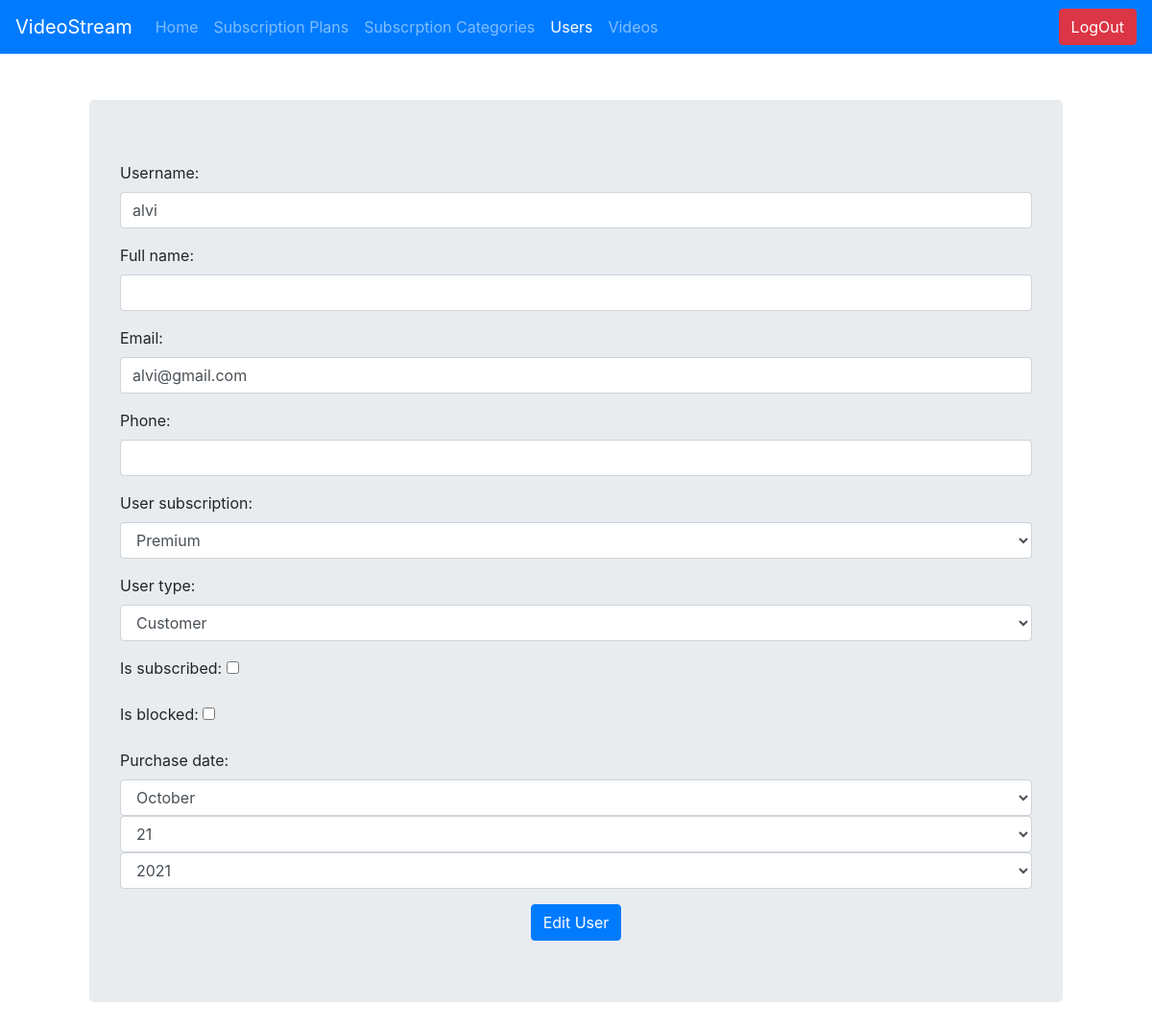
The app's page /video_stream_admin/user/edit__1/ (signed in), older data.
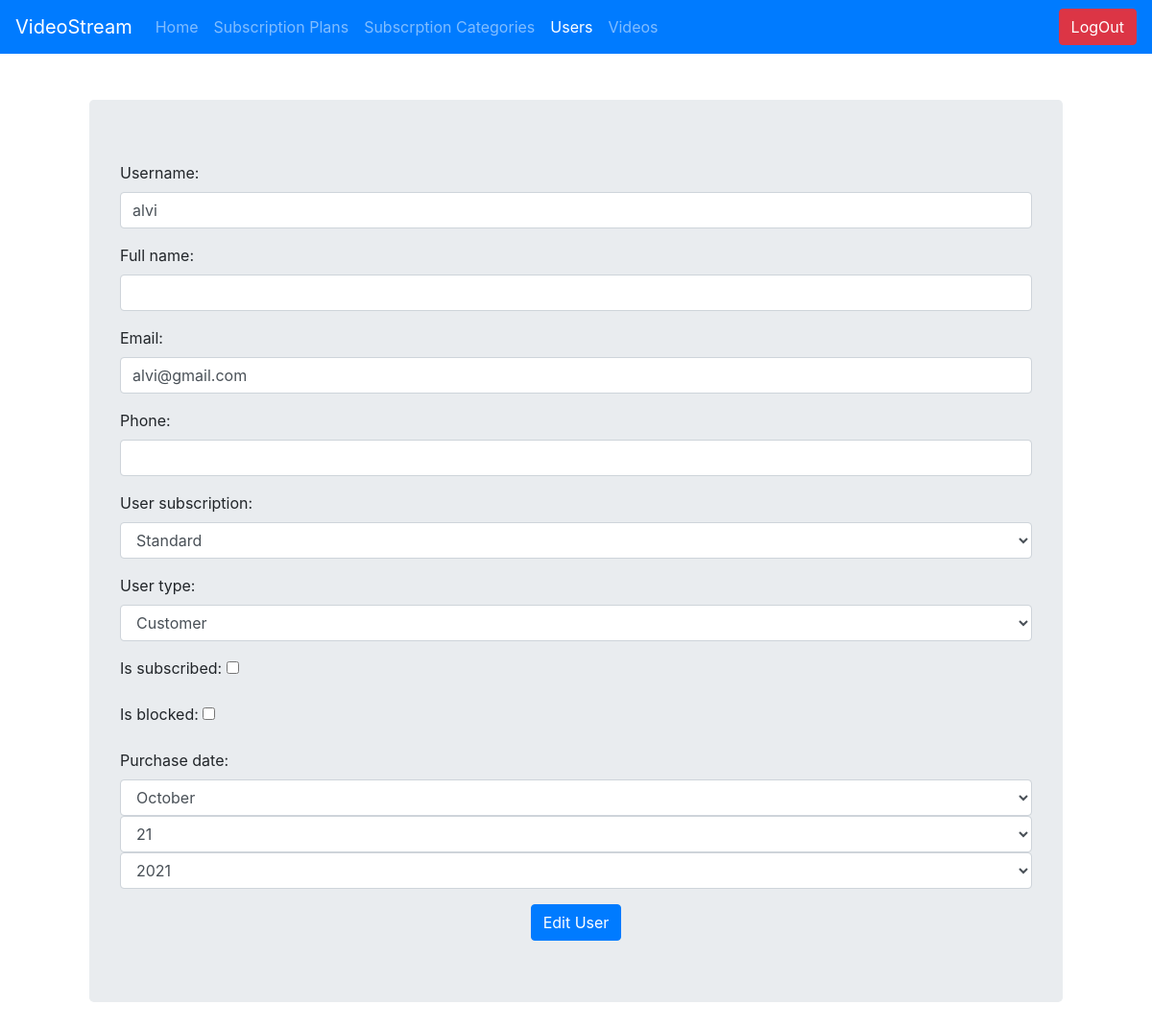
The same page, newer data.
### video_stream_app/models.py (models this page shows, shortened)
class User(AbstractUser):
    TYPE_CHOICES = [
        ('AD', 'Admin'), ('CU', 'Customer')
    ]
    id = models.AutoField(primary_key=True)
    username = models.CharField(
        max_length=255, blank=False, null=False, unique=True)
    full_name = models.CharField(max_length=255, blank=True, null=True)
    password = models.CharField(max_length=255, blank=False, null=False)
    email = models.CharField(max_length=255, blank=False, null=False)
    phone = models.CharField(max_length=15, null=True, blank=True)
    user_subscription = models.ForeignKey(Subscription, on_delete=models.SET_NULL,
                                          blank=True, null=True, related_name="subscription")
    user_type = models.CharField(
        choices=TYPE_CHOICES, max_length=50, blank=True, default="CU")
    is_subscribed = models.BooleanField(default=False)
    is_blocked = models.BooleanField(default=False)
    purchase_date = models.DateTimeField(blank=True, null=True)
    created_at = models.DateTimeField(auto_now_add=True)
    updated_at = models.DateField(auto_now=True)
    __prev_subscription = None
    def __init__(self, *args, **kwargs):
        super().__init__(*args, **kwargs)
        self.__prev_subscription = self.user_subscription

### video_stream_app/views.py (the view, shortened to what this page needs)
@login_required(login_url='/video_stream_admin/')
def user_operations(request, ops):
    if request.method == "GET":
        if 'edit' in ops:
            user_id = ops.split('__')[-1]
            user = models.User.objects.filter(pk=user_id).first()
            form = UserEditForm(initial={
                "username": user.username,
                "full_name": user.full_name,
                "email": user.email,
                "phone": user.phone,
                "user_subscription": user.user_subscription,
                "user_type": user.user_type,
                "is_subscribed": user.is_subscribed,
                "is_blocked": user.is_blocked,
                "purchase_date": user.purchase_date,
            })
            return render(request, "video_stream_app/all_forms.html",
                          context={'is_logged_in': request.user.is_authenticated,
                                   "form": form,
                                   "title": "Edit User",
                                   "admin": True,
                                   'logout': request.user.is_authenticated,
                                   "btn_name": "Edit User",
                                   "users_link": "active"})
        elif 'delete' in ops:
            user_id = ops.split('__')[-1]
            _ = models.User.objects.filter(pk=user_id).delete()
            return redirect("user_list")
    return redirect("user_list")

### video_stream_app/models.py (called while the page is built)
    def __str__(self):
        return self.subscription_type.type_name

### video_stream_app/templates/video_stream_app/all_forms.html (shortened to what this page needs)
{% extends 'base.html' %}
{% load static %}
{% block content %}
    <div class="container">
        <div class="jumbotron m-5">
            <form method="post">
                <div class="justify-center">
                    {{ form.as_p }}
                </div>
                <div class="text-center">
                    <button class="btn btn-primary">{{ btn_name }}</button>
                </div>
            </form>
        </div>
    </div>
{% endblock %}

Row changes from the older to the newer data that the page shows:
changed User "alvi": user_subscription "Premium" → "Standard"
